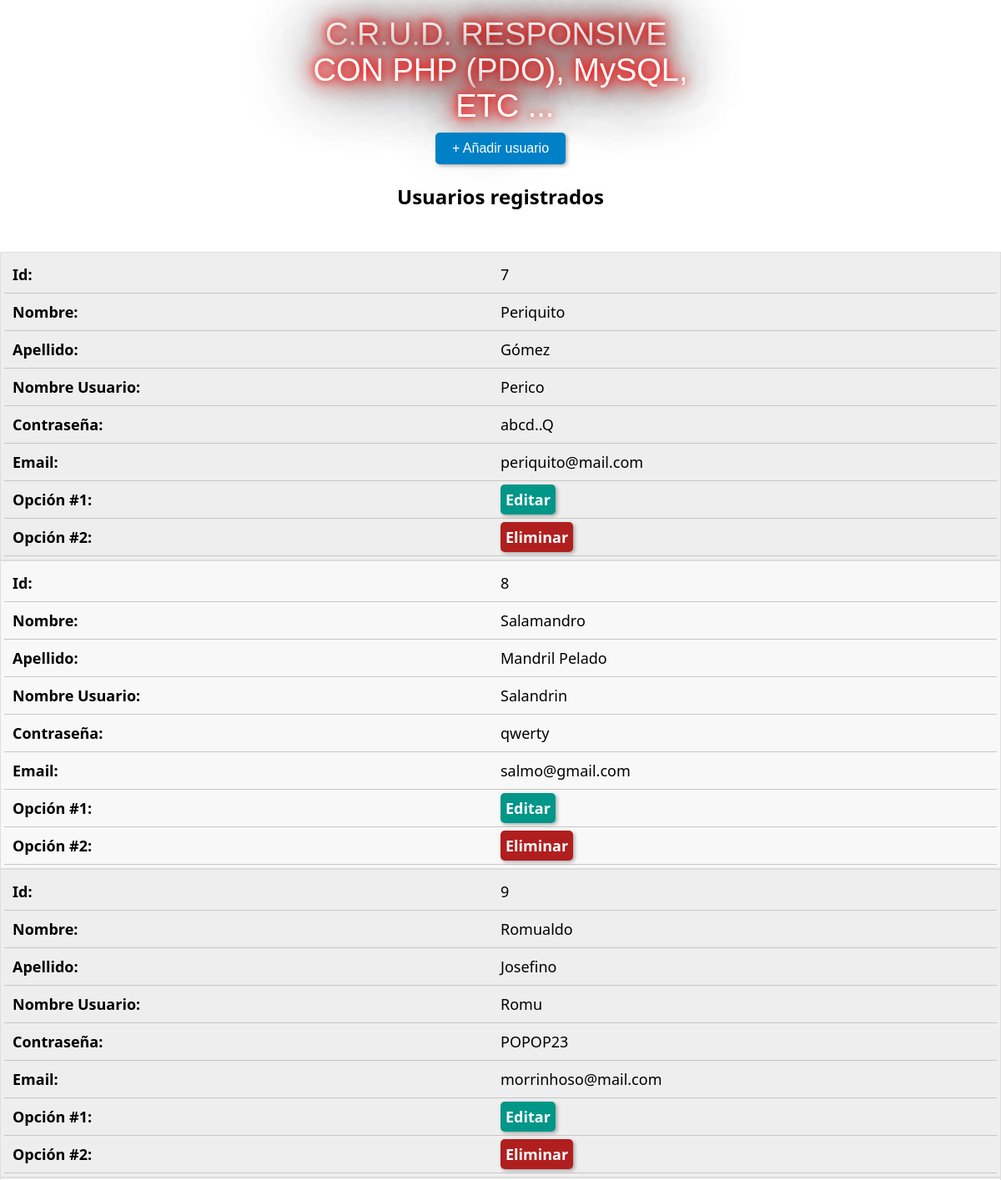
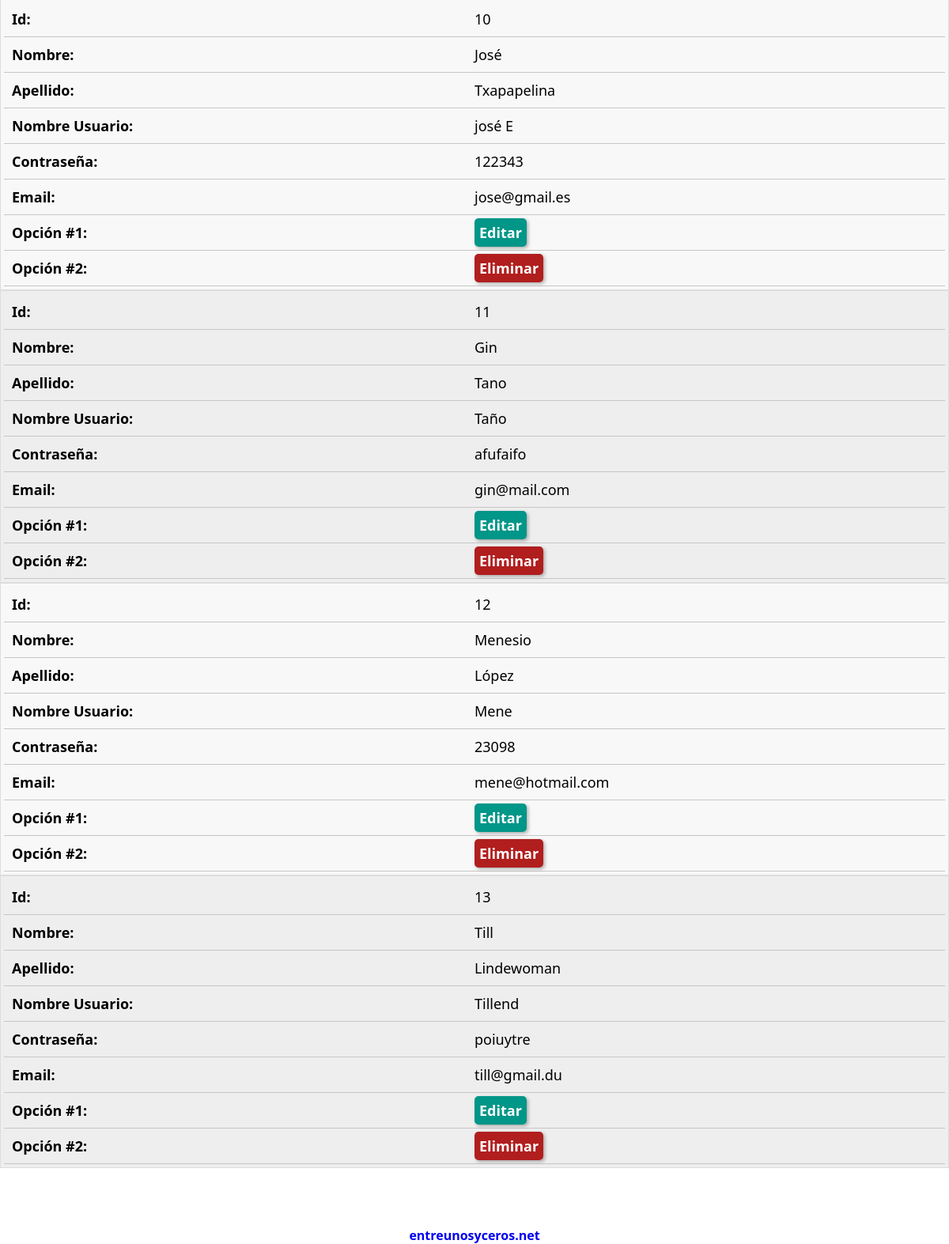
The page / on the database its author committed (2 pictures, top to bottom).
### tables this page shows
CREATE TABLE `users` (
  `id` int(10) NOT NULL,
  `name` varchar(20) NOT NULL,
  `lastname` varchar(20) NOT NULL,
  `username` varchar(14) NOT NULL,
  `password` varchar(14) NOT NULL,
  `email` varchar(20) NOT NULL
);

### index.php (the view, shortened to what this page needs)
<?php
try {
    $pdo = connection();
    $sql = "SELECT * FROM users";
    $stmt = $pdo->query($sql);
    $users = $stmt->fetchAll(PDO::FETCH_ASSOC);
} catch (PDOException $e) {
    echo "Error: " . $e->getMessage();
    die();
}
?>
<!DOCTYPE html>
<html lang="es">
<head>
    <link href="./CSS/style.css" rel="stylesheet">
</head>
<body>
    <div class="wrapper">
        <header>
            <div class="titulo">C.R.U.D. RESPONSIVE <br/> CON PHP (PDO), MySQL, <br/> ETC ...</div>
            <p>
                <button id="open-modal" class="metro-button">+ Añadir usuario</button>
            </p>
        </header>
        <main>
            <br />
            <div class="users-table">
                <h2>Usuarios registrados</h2>
                <table>
                    <tbody>
                        <?php foreach ($users as $row) : ?>
                            <tr>
                                <td data-column='Id'><?= $row['id'] ?></td>
                                <td data-column='Nombre'><?= $row['name'] ?></td>
                                <td data-column='Apellido'><?= $row['lastname'] ?></td>
                                <td data-column='Nombre Usuario'><?= $row['username'] ?></td>
                                <td data-column='Contraseña'><?= $row['password'] ?></td>
                                <td data-column='Email'><?= $row['email'] ?></td>
                                <td data-column='Opción #1'><a href="update.php?id=<?= $row['id'] ?>" class="users-table--edit">Editar</a></td>
                                <td data-column='Opción #2'><a href="#" onclick="confirmDelete(<?= $row['id'] ?>)" class="users-table--delete">Eliminar</a></td>
                            </tr>
                        <?php endforeach; ?>
                    </tbody>
                </table>
            </div>
        </main>
        <footer>
            <span><a href="https://entreunosyceros.net/about" title="about entreunosyceros" target="_blank">entreunosyceros.net</span>
        </footer>
    </div>
</body>
</html>

### CSS/style.css (style rules this page uses)
* { box-sizing: border-box; margin: 0; padding: 0; }
html { font-family: 'Segoe UI', sans-serif; text-align: center; }
a { text-decoration: none; }
table tr { background-color: #f8f8f8; border: 1px solid #ddd; padding: 4px; }
table { width: 750px; border-collapse: collapse; margin:50px auto; }
tr:nth-of-type(odd) { background: #eee; }
td, th { padding: 10px; border: 1px solid #ccc; text-align: left; font-size: 18px; }
.users-table--edit { background: #009688; padding: 6px; color: #fff; text-align: center; font-weight: bold; cursor: pointer; border-radius: 5px; box-shadow: 2px 2px 4px rgba(0, 0, 0, 0.3); }
.users-table--delete { background: #b11e1e; padding: 6px; color: #fff; text-align: center; font-weight: bold; cursor: pointer; border-radius: 5px; box-shadow: 2px 2px 4px rgba(0, 0, 0, 0.3); }
.metro-button { background-color: #0080c6; color: white; border: none; padding: 10px 20px; font-size: 16px; cursor: pointer; border-radius: 5px; box-shadow: 2px 2px 4px rgba(0, 0, 0, 0.3); }
.titulo { display: inline-block; -webkit-box-sizing: border-box; -moz-box-sizing: border-box; box-sizing: border-box; padding: 10px; border: none; font: normal 38px / normal "Warnes", Helvetica, sans-serif; color: rgba(255, 255, 255, 1); text-decoration: normal; text-align: center; -o-text-overflow: clip; text-overflow: clip; white-space: pre; text-shadow: 0 0 10px rgb(255, 0, 0), 0 0 20px rgba(255, 0, 0), 0 0 30px rgba(255, 0, 0), 0 0 40px #727272, 0 0 70px #727272, 0 0 80px #4e4e4e, 0 0 100px #2b2b2b; -webkit-transition: all 200ms cubic-bezier(0.42, 0, 0.58, 1); -moz-transition: all 200ms cubic-bezier(0.42, 0, 0.58, 1); -o-transition: all 200ms cubic-bezier(0.42, 0, 0.58, 1); transition: all 200ms cubic-bezier(0.42, 0, 0.58, 1); width: 100%; margin-top: 10px; }
.wrapper { position: relative; min-height: 100vh; }
footer { position: absolute; left: 50%; transform: translateX(-50%); text-align: center; font-weight: bold; padding-top: 2%; }
@media only screen and (max-width: 760px),
(min-device-width: 768px) and (max-device-width: 1024px) { table { width: 100%; } }
@media only screen and (max-width: 760px),
(min-device-width: 768px) and (max-device-width: 1024px) { table, thead, tbody, th, td, tr { display: block; } }
@media only screen and (max-width: 760px),
(min-device-width: 768px) and (max-device-width: 1024px) { tr { border: 1px solid #000000; } }
@media only screen and (max-width: 760px),
(min-device-width: 768px) and (max-device-width: 1024px) { td { border: none; border-bottom: 1px solid #c6c6c6; position: relative; padding-left: 50%; } }
@media only screen and (max-width: 760px),
(min-device-width: 768px) and (max-device-width: 1024px) { td:before { position: absolute; left: 10px; width: 45%; padding-right: 10px; white-space: nowrap; content: attr(data-column)": "; color: #000; font-weight: bold; } }

### rows shown on the page
users: id "7", name "Periquito", lastname "Gómez", username "Perico", password "abcd..Q", email "periquito@mail.com"
users: id "8", name "Salamandro", lastname "Mandril Pelado", username "Salandrin", password "qwerty", email "salmo@gmail.com"
users: id "9", name "Romualdo", lastname "Josefino", username "Romu", password "POPOP23", email "morrinhoso@mail.com"
users: id "10", name "José", lastname "Txapapelina", username "josé E", password "122343", email "jose@gmail.es"
users: id "11", name "Gin", lastname "Tano", username "Taño", password "afufaifo", email "gin@mail.com"
users: id "12", name "Menesio", lastname "López", username "Mene", password "23098", email "mene@hotmail.com"
users: id "13", name "Till", lastname "Lindewoman", username "Tillend", password "poiuytre", email "till@gmail.du"
